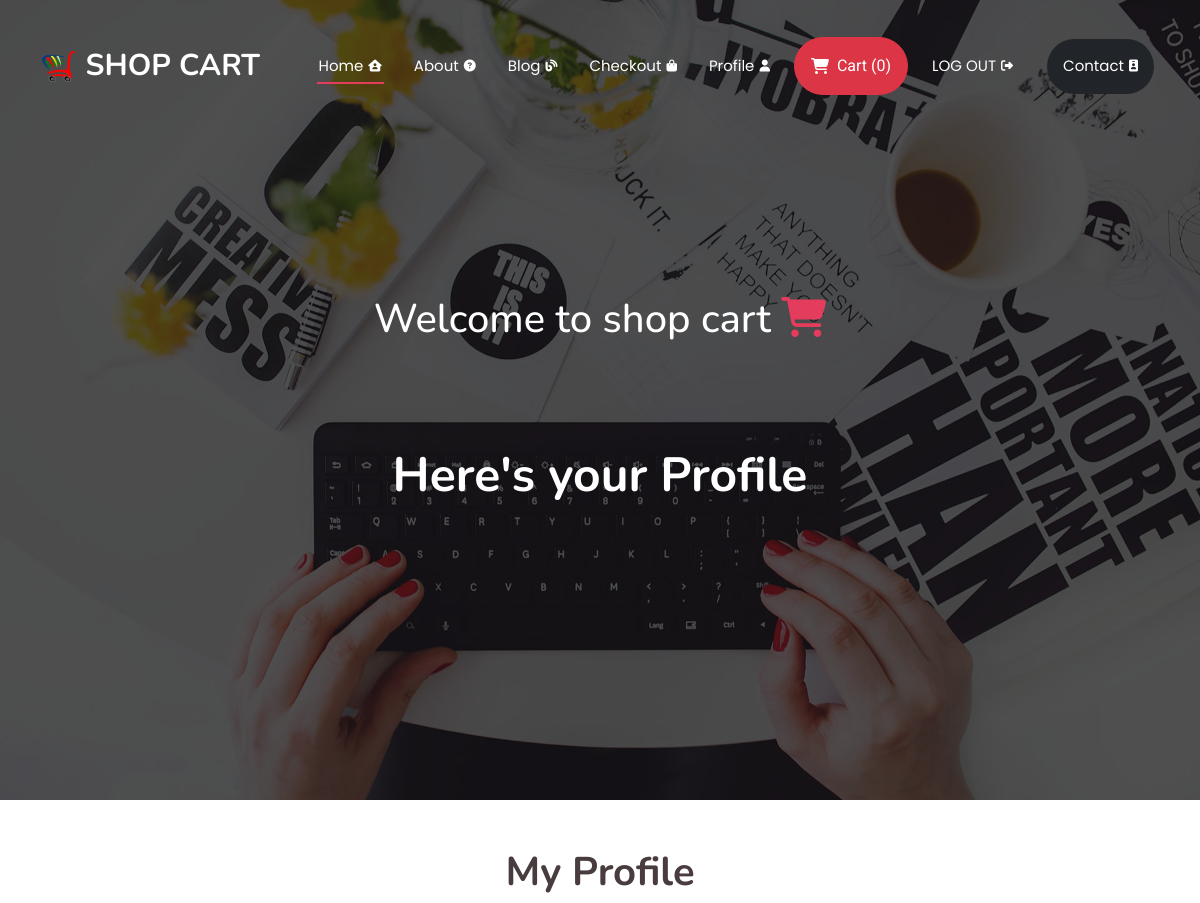
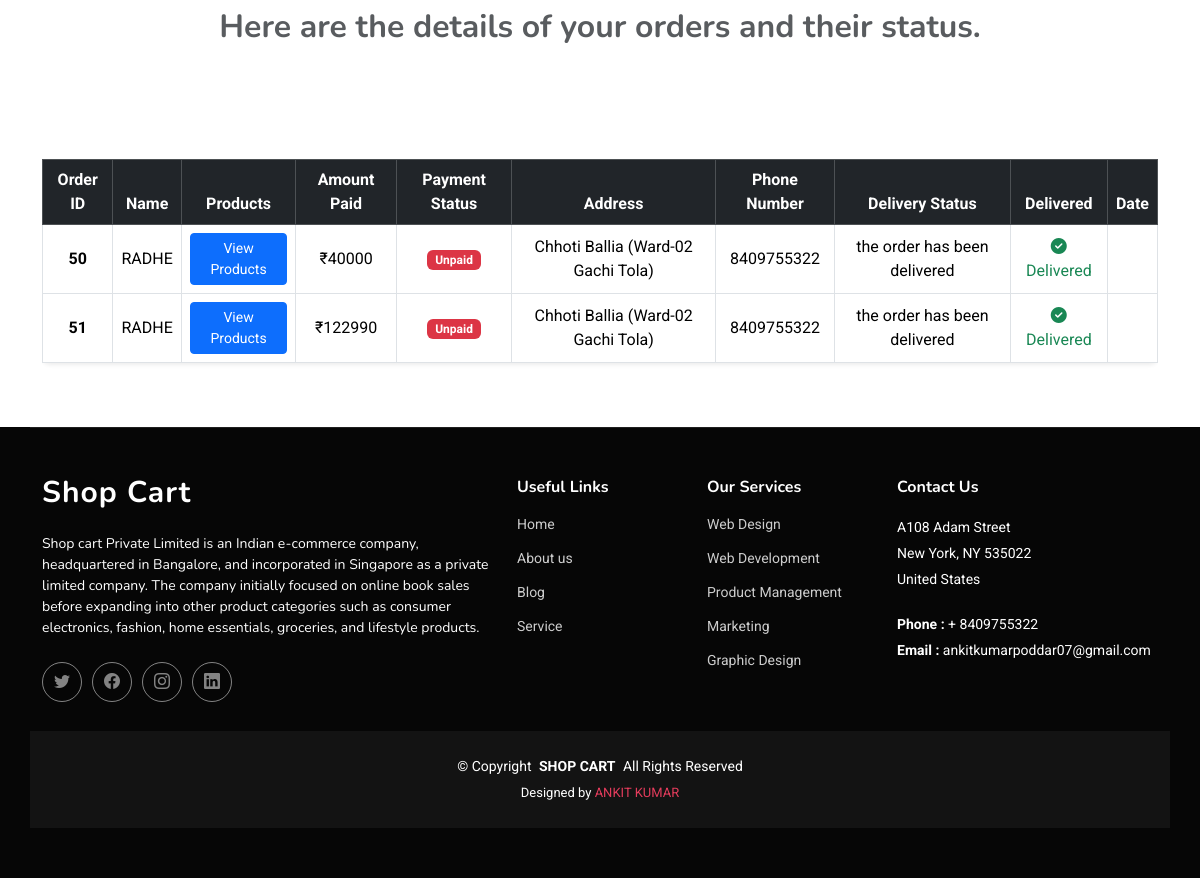
/profile (signed in), run on the app's committed database (2 pictures, top to bottom).
### ecommerceapp/models.py (models this page shows, shortened)
class Orders(models.Model):
    order_id = models.AutoField(primary_key=True)
    items_json =  models.CharField(max_length=5000)
    amount = models.IntegerField(default=0)
    name = models.CharField(max_length=90)
    email = models.CharField(max_length=90)
    address1 = models.CharField(max_length=200)
    address2 = models.CharField(max_length=200)
    city = models.CharField(max_length=100)
    state = models.CharField(max_length=100)
    zip_code = models.CharField(max_length=100)
    oid=models.CharField(max_length=150,blank=True)
    amountpaid=models.CharField(max_length=500,blank=True,null=True)
    paymentstatus=models.CharField(max_length=20,blank=True)
    phone = models.CharField(max_length=100,default="")

class OrderUpdate(models.Model):
    update_id = models.AutoField(primary_key=True)
    order_id = models.IntegerField(default="")
    update_desc = models.CharField(max_length=5000)
    delivered=models.BooleanField(default=False)
    timestamp = models.DateField(auto_now_add=True)

### ecommerceapp/views.py (the view)
# urls.py: path('profile',views.profile,name="profile"),
def profile(request):
    if not request.user.is_authenticated:
        messages.warning(request, "Login & Try Again")
        return redirect('/auth/login')
    currentuser = request.user.username
    items = Orders.objects.filter(email=currentuser)
    rid = None
    for i in items:
        myid = i.oid
        if myid:
            rid = myid.replace("ShopCart", "")
            if rid.isdigit():
                break
    if not rid or not rid.isdigit():
        messages.error(request, "No valid order ID found.")
        return render(request, "profile.html", {"items": items, "status": None})
    try:
        status = OrderUpdate.objects.filter(order_id=int(rid))
    except ValueError:
        messages.error(request, "Invalid Order ID format.")
        return render(request, "profile.html", {"items": items, "status": None})
    for j in status:
        print(j.update_desc)
    context = {"items": items, "status": status}
    return render(request, "profile.html", context)

### templates/profile.html (shortened to what this page needs)
{% extends 'base.html' %}
{% block content %}
<h1>Welcome to shop cart <a href="#"><i class="fa-solid fa-cart-shopping"></i></a></h1><br><br><br><br>
<h2>Here's your Profile
{% endblock content %}
{% block body %}
<section id="profile" class="profile section py-5">
    <div class="container">
        <div class="section-title text-center mb-5" data-aos="fade-up">
            <h1 class="fw-bold display-6">My Profile</h1>
            <p class="text-muted">Here are the details of your orders and their status.</p>
        </div>
        <div class="table-responsive" data-aos="fade-up">
            <table class="table table-bordered table-hover shadow-sm rounded-3 align-middle text-center">
                <thead class="table-dark">
                    <tr>
                        <th scope="col">Order ID</th>
                        <th scope="col">Name</th>
                        <th scope="col">Products</th>
                        <th scope="col">Amount Paid</th>
                        <th scope="col">Payment Status</th>
                        <th scope="col">Address</th>
                        <th scope="col">Phone Number</th>
                        <th scope="col">Delivery Status</th>
                        <th scope="col">Delivered</th>
                        <th scope="col">Date</th>
                    </tr>
                </thead>
                <tbody>
                    {% for i in items %}
                    <tr class="align-middle">
                        <th scope="row">{{ i.oid }}</th>
                        <td>{{ i.name }}</td>
                        <td>
                            <button class="btn btn-primary btn-sm" type="button" data-bs-toggle="collapse" data-bs-target="#products-{{ forloop.counter }}" aria-expanded="false" aria-controls="products-{{ forloop.counter }}">
                                View Products
                            </button>
                        </td>
                        <td>₹{{ i.amount }}</td>
                        <td>
                            {% if i.paymentstatus == "PAID" %}
                            <span class="badge bg-success">Paid</span>
                            {% else %}
                            <span class="badge bg-danger">Unpaid</span>
                            {% endif %}
                        </td>
                        <td>{{ i.address1 }}</td>
                        <td>{{ i.phone }}</td>
                        <td>
                            {% for j in status %}
                            {{ j.update_desc }}
                            {% endfor %}
                        </td>
                        <td>
                            {% for j in status %}
                            {% if j.delivered %}
                            <span class="text-success"><i class="fa-solid fa-circle-check"></i> Delivered</span>
                            {% else %}
                            <span class="text-warning"><i class="fa-solid fa-truck"></i> Not Delivered</span>
                            {% endif %}
                            {% endfor %}
                        </td>
                        <td>
                        </td>
                    </tr>
                    {% empty %}
                    <tr>
                        <td colspan="10" class="text-muted">No orders found.</td>
                    </tr>
                    {% endfor %}
                </tbody>
            </table>
        </div>
    </div>
</section>
{% endblock body %}

### static/assets/css/main.css (style rules this page uses)
:root { --default-font: "Roboto", system-ui, -apple-system, "Segoe UI", Roboto, "Helvetica Neue", Arial, "Noto Sans", "Liberation Sans", sans-serif, "Apple Color Emoji", "Segoe UI Emoji", "Segoe UI Symbol", "Noto Color Emoji"; --heading-font: "Nunito", sans-serif; --nav-font: "Poppins", sans-serif; }
:root { --background-color: #ffffff; --default-color: #444444; --heading-color: #493c3e; --accent-color: #e43c5c; --surface-color: #ffffff; --contrast-color: #ffffff; }
:root { --nav-color: #ffffff; --nav-hover-color: #e43c5c; --nav-mobile-background-color: #ffffff; --nav-dropdown-background-color: #ffffff; --nav-dropdown-color: #444444; --nav-dropdown-hover-color: #e43c5c; }
:root { scroll-behavior: smooth; }
body { color: var(--default-color); background-color: var(--background-color); font-family: var(--default-font); }
a { color: var(--accent-color); text-decoration: none; transition: 0.3s; }
h1, h2, h3, h4, h5, h6 { color: var(--heading-color); font-family: var(--heading-font); }
section, .section { color: var(--default-color); background-color: var(--background-color); padding: 60px 0; scroll-margin-top: 92px; overflow: clip; }
.section-title { text-align: center; padding-bottom: 60px; position: relative; }
.section-title p { color: var(--heading-color); margin: 10px 0 0 0; font-size: 32px; font-weight: 700; font-family: var(--heading-font); }
.hero h2 { margin: 0; font-size: 48px; font-weight: 700; }

### data on the page
Orders: oid "50", name "RADHE", amount "40000", paymentstatus "Unpaid", address1 "Chhoti Ballia (Ward-02 Gachi Tola)", phone "8409755322"
OrderUpdate: update_desc "the order has been delivered", delivered True (drawn)
Orders: oid "51", name "RADHE", amount "122990", paymentstatus "Unpaid", address1 "Chhoti Ballia (Ward-02 Gachi Tola)", phone "8409755322"
